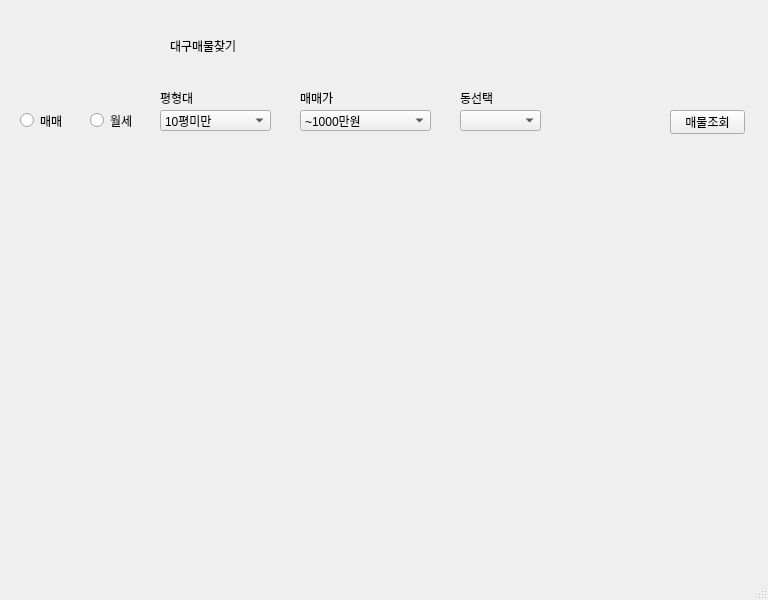
<?xml version="1.0" encoding="UTF-8"?>
<ui version="4.0">
 <class>MainWindow</class>
 <widget class="QMainWindow" name="MainWindow">
  <property name="geometry">
   <rect>
    <x>0</x>
    <y>0</y>
    <width>768</width>
    <height>600</height>
   </rect>
  </property>
  <property name="windowTitle">
   <string>MainWindow</string>
  </property>
  <widget class="QWidget" name="centralwidget">
   <widget class="QLabel" name="label">
    <property name="geometry">
     <rect>
      <x>170</x>
      <y>20</y>
      <width>241</width>
      <height>51</height>
     </rect>
    </property>
    <property name="text">
     <string>대구매물찾기</string>
    </property>
   </widget>
   <widget class="QRadioButton" name="radioButton">
    <property name="geometry">
     <rect>
      <x>20</x>
      <y>110</y>
      <width>61</width>
      <height>21</height>
     </rect>
    </property>
    <property name="text">
     <string>매매</string>
    </property>
   </widget>
   <widget class="QRadioButton" name="radioButton_2">
    <property name="geometry">
     <rect>
      <x>90</x>
      <y>110</y>
      <width>71</width>
      <height>21</height>
     </rect>
    </property>
    <property name="text">
     <string>월세</string>
    </property>
   </widget>
   <widget class="QPushButton" name="pushButton">
    <property name="geometry">
     <rect>
      <x>670</x>
      <y>110</y>
      <width>75</width>
      <height>24</height>
     </rect>
    </property>
    <property name="text">
     <string>매물조회</string>
    </property>
   </widget>
   <widget class="QStackedWidget" name="stackedWidget">
    <property name="geometry">
     <rect>
      <x>150</x>
      <y>80</y>
      <width>501</width>
      <height>61</height>
     </rect>
    </property>
    <property name="currentIndex">
     <number>1</number>
    </property>
    <widget class="QWidget" name="page">
     <widget class="QComboBox" name="comboBox_4">
      <property name="geometry">
       <rect>
        <x>140</x>
        <y>30</y>
        <width>111</width>
        <height>21</height>
       </rect>
      </property>
      <item>
       <property name="text">
        <string>1억~2억</string>
       </property>
      </item>
      <item>
       <property name="text">
        <string>2억~3억</string>
       </property>
      </item>
      <item>
       <property name="text">
        <string>3억~4억</string>
       </property>
      </item>
      <item>
       <property name="text">
        <string>4억~5억</string>
       </property>
      </item>
      <item>
       <property name="text">
        <string>5억~6억</string>
       </property>
      </item>
      <item>
       <property name="text">
        <string>6억~7억</string>
       </property>
      </item>
      <item>
       <property name="text">
        <string>7억~8억</string>
       </property>
      </item>
      <item>
       <property name="text">
        <string>8억~9억</string>
       </property>
      </item>
      <item>
       <property name="text">
        <string>~10억</string>
       </property>
      </item>
     </widget>
     <widget class="QComboBox" name="comboBox_6">
      <property name="geometry">
       <rect>
        <x>275</x>
        <y>30</y>
        <width>111</width>
        <height>21</height>
       </rect>
      </property>
      <item>
       <property name="text">
        <string>50만원 미만</string>
       </property>
      </item>
      <item>
       <property name="text">
        <string>50~70만원</string>
       </property>
      </item>
      <item>
       <property name="text">
        <string>71~90만원</string>
       </property>
      </item>
      <item>
       <property name="text">
        <string>91~110만원</string>
       </property>
      </item>
      <item>
       <property name="text">
        <string>111~130만원</string>
       </property>
      </item>
      <item>
       <property name="text">
        <string>131~150만원</string>
       </property>
      </item>
     </widget>
     <widget class="QLabel" name="label_2">
      <property name="geometry">
       <rect>
        <x>140</x>
        <y>10</y>
        <width>48</width>
        <height>16</height>
       </rect>
      </property>
      <property name="text">
       <string>보증금</string>
      </property>
     </widget>
     <widget class="QLabel" name="label_3">
      <property name="geometry">
       <rect>
        <x>275</x>
        <y>10</y>
        <width>48</width>
        <height>16</height>
       </rect>
      </property>
      <property name="text">
       <string>월세</string>
      </property>
     </widget>
     <widget class="QLabel" name="label_4">
      <property name="geometry">
       <rect>
        <x>10</x>
        <y>10</y>
        <width>48</width>
        <height>16</height>
       </rect>
      </property>
      <property name="text">
       <string>평형대</string>
      </property>
     </widget>
     <widget class="QComboBox" name="comboBox_11">
      <property name="geometry">
       <rect>
        <x>410</x>
        <y>30</y>
        <width>81</width>
        <height>21</height>
       </rect>
      </property>
     </widget>
     <widget class="QLabel" name="label_8">
      <property name="geometry">
       <rect>
        <x>410</x>
        <y>10</y>
        <width>48</width>
        <height>16</height>
       </rect>
      </property>
      <property name="text">
       <string>동선택</string>
      </property>
     </widget>
    </widget>
    <widget class="QWidget" name="page_2">
     <widget class="QComboBox" name="comboBox_7">
      <property name="geometry">
       <rect>
        <x>150</x>
        <y>30</y>
        <width>131</width>
        <height>21</height>
       </rect>
      </property>
      <item>
       <property name="text">
        <string>~1000만원</string>
       </property>
      </item>
      <item>
       <property name="text">
        <string>1000~2000만원</string>
       </property>
      </item>
      <item>
       <property name="text">
        <string>2000~3000만원</string>
       </property>
      </item>
      <item>
       <property name="text">
        <string>3000~4000만원</string>
       </property>
      </item>
      <item>
       <property name="text">
        <string>4000~5000만원</string>
       </property>
      </item>
      <item>
       <property name="text">
        <string>5000~6000만원</string>
       </property>
      </item>
      <item>
       <property name="text">
        <string>6000~7000만원</string>
       </property>
      </item>
      <item>
       <property name="text">
        <string>7000~8000만원</string>
       </property>
      </item>
      <item>
       <property name="text">
        <string>8000~9000만원</string>
       </property>
      </item>
      <item>
       <property name="text">
        <string>9000~1억</string>
       </property>
      </item>
      <item>
       <property name="text">
        <string/>
       </property>
      </item>
     </widget>
     <widget class="QLabel" name="label_9">
      <property name="geometry">
       <rect>
        <x>310</x>
        <y>10</y>
        <width>48</width>
        <height>16</height>
       </rect>
      </property>
      <property name="text">
       <string>동선택</string>
      </property>
     </widget>
     <widget class="QLabel" name="label_10">
      <property name="geometry">
       <rect>
        <x>10</x>
        <y>10</y>
        <width>48</width>
        <height>16</height>
       </rect>
      </property>
      <property name="text">
       <string>평형대</string>
      </property>
     </widget>
     <widget class="QLabel" name="label_11">
      <property name="geometry">
       <rect>
        <x>150</x>
        <y>10</y>
        <width>48</width>
        <height>16</height>
       </rect>
      </property>
      <property name="text">
       <string>매매가</string>
      </property>
     </widget>
    </widget>
   </widget>
   <widget class="QComboBox" name="comboBox_10">
    <property name="geometry">
     <rect>
      <x>160</x>
      <y>110</y>
      <width>111</width>
      <height>21</height>
     </rect>
    </property>
    <item>
     <property name="text">
      <string>10평미만</string>
     </property>
    </item>
    <item>
     <property name="text">
      <string>10~20평</string>
     </property>
    </item>
    <item>
     <property name="text">
      <string>21평~30평</string>
     </property>
    </item>
    <item>
     <property name="text">
      <string>31평~40평</string>
     </property>
    </item>
    <item>
     <property name="text">
      <string>41평~50평</string>
     </property>
    </item>
   </widget>
   <widget class="QComboBox" name="comboBox_14">
    <property name="geometry">
     <rect>
      <x>460</x>
      <y>110</y>
      <width>81</width>
      <height>21</height>
     </rect>
    </property>
   </widget>
   <widget class="QStackedWidget" name="stackedWidget_2">
    <property name="geometry">
     <rect>
      <x>10</x>
      <y>150</y>
      <width>741</width>
      <height>331</height>
     </rect>
    </property>
    <property name="currentIndex">
     <number>0</number>
    </property>
    <widget class="QWidget" name="page_6"/>
    <widget class="QWidget" name="page_5">
     <widget class="QLabel" name="label_12">
      <property name="geometry">
       <rect>
        <x>450</x>
        <y>12</y>
        <width>36</width>
        <height>16</height>
       </rect>
      </property>
      <property name="text">
       <string>동이름</string>
      </property>
     </widget>
     <widget class="QLabel" name="label_13">
      <property name="geometry">
       <rect>
        <x>500</x>
        <y>12</y>
        <width>12</width>
        <height>16</height>
       </rect>
      </property>
      <property name="text">
       <string>동</string>
      </property>
     </widget>
     <widget class="QLabel" name="label_14">
      <property name="geometry">
       <rect>
        <x>560</x>
        <y>12</y>
        <width>53</width>
        <height>16</height>
       </rect>
      </property>
      <property name="text">
       <string>매매/월세</string>
      </property>
     </widget>
     <widget class="QLabel" name="label_15">
      <property name="geometry">
       <rect>
        <x>622</x>
        <y>13</y>
        <width>48</width>
        <height>16</height>
       </rect>
      </property>
      <property name="text">
       <string>매물현황</string>
      </property>
     </widget>
     <widget class="QTableWidget" name="tableWidget">
      <property name="geometry">
       <rect>
        <x>440</x>
        <y>40</y>
        <width>291</width>
        <height>281</height>
       </rect>
      </property>
      <column>
       <property name="text">
        <string>주소</string>
       </property>
      </column>
     </widget>
    </widget>
   </widget>
  </widget>
  <widget class="QMenuBar" name="menubar">
   <property name="geometry">
    <rect>
     <x>0</x>
     <y>0</y>
     <width>768</width>
     <height>22</height>
    </rect>
   </property>
  </widget>
  <widget class="QStatusBar" name="statusbar"/>
 </widget>
 <resources/>
 <connections/>
</ui>
